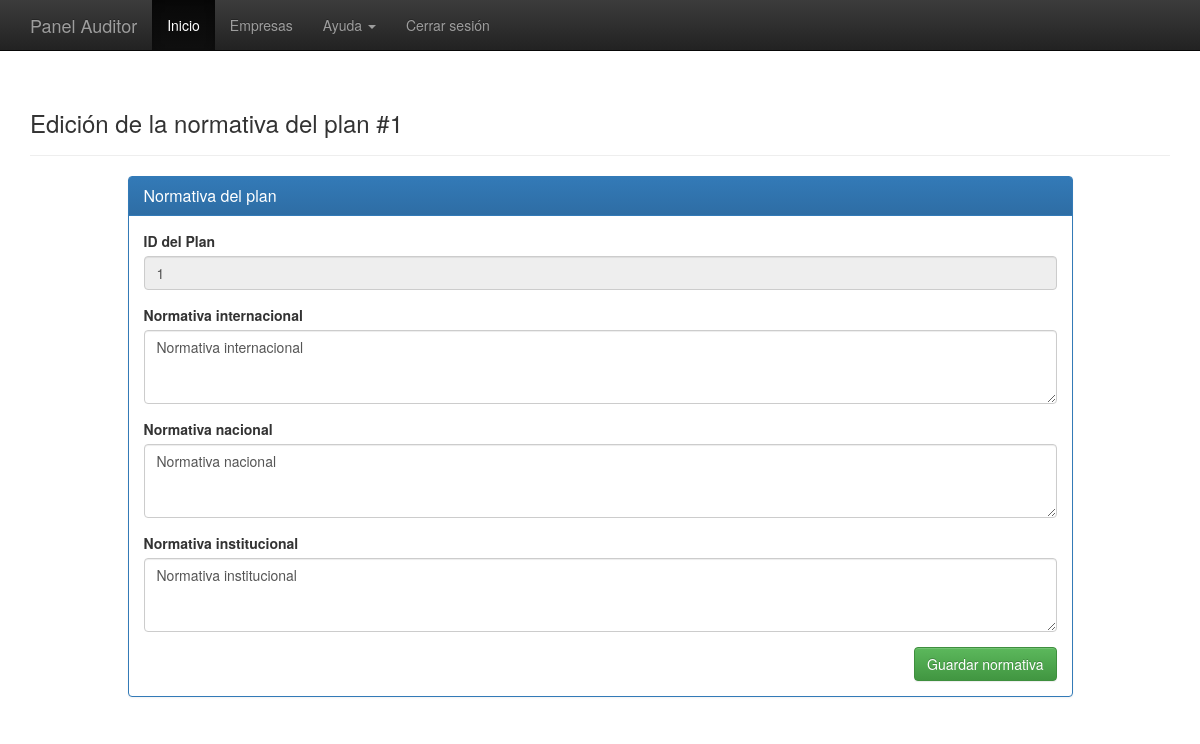
Page /sites/editar-normativa.php?id=1 (signed in) on the committed database.
### tables this page shows
CREATE TABLE NormativaAuditoria
(
	ID_Plan int PRIMARY KEY,
	FOREIGN KEY (ID_Plan) REFERENCES PlanAuditoria(ID_Plan),

	internacional text,
	nacional text,
	institucional text
);

### scripts/funciones.php (called while the page is built, shortened)
<?php
$conexion = null;
function getNormativa($id)
{
	global $conexion;
	$resultSet = mysqli_query($conexion, "SELECT * FROM NormativaAuditoria
										WHERE ID_Plan=".$id);
	return $resultSet->fetch_all()[0];
}
?>

### sites/editar-normativa.php (the view, shortened to what this page needs)
<?php
include ('../scripts/funciones.php');
if(isset($_GET['id']))
{
  $normativa = getNormativa($_GET['id']);
}
else header('Location: empresas.php');
?>
<!DOCTYPE html>
<html lang="es">
  <head>
    <link rel="stylesheet" href="../css/bootstrap.min.css">
    <link rel="stylesheet" href="../css/bootstrap-theme.min.css">
    <link href="../css/theme.css" rel="stylesheet">
  </head>
  <body role="document">
    <?php require 'menu.php'; ?>
    <div class="container theme-showcase" role="main">
      <div class="page-header">
        <h3>Edición de la normativa del plan #<?= $_GET['id'] ?></h3>
      </div>
      <div class="row">
        <div class="col-sm-offset-1 col-sm-10">
          <div class="panel panel-primary">
            <div class="panel-heading">
              <h2 class="panel-title">Normativa del plan</h2>
            </div>
            <div class="panel-body">
              <form method="POST" action="../scripts/editar-normativa.php">
                <div class="form-group">
                  <label for="id">ID del Plan</label>
                  <input type="text" class="form-control" name="id" value="<?= $normativa[0] ?>" readonly>
                </div>
                <div class="form-group">
                  <label for="internacional">Normativa internacional</label>
                  <textarea class="form-control" rows="3" name="internacional"><?= $normativa[1] ?></textarea>
                </div>
                <div class="form-group">
                  <label for="nacional">Normativa nacional</label>
                  <textarea class="form-control" rows="3" name="nacional"><?= $normativa[2] ?></textarea>
                </div>
                <div class="form-group">
                  <label for="institucional">Normativa institucional</label>
                  <textarea class="form-control" rows="3" name="institucional"><?= $normativa[3] ?></textarea>
                </div>
                <button type="submit" class="btn btn-md btn-success pull-right">Guardar normativa</button>
              </form>
            </div>
          </div>
        </div>
      </div>
    </div>
  </body>
</html>

### css/theme.css (style rules this page uses)
body { padding-top: 70px; padding-bottom: 30px; }

### rows in the picture
normativaauditoria: id "1", internacional "Normativa internacional", nacional "Normativa nacional", institucional "Normativa institucional"

### other values in the picture
$_GET['id'] "1"
